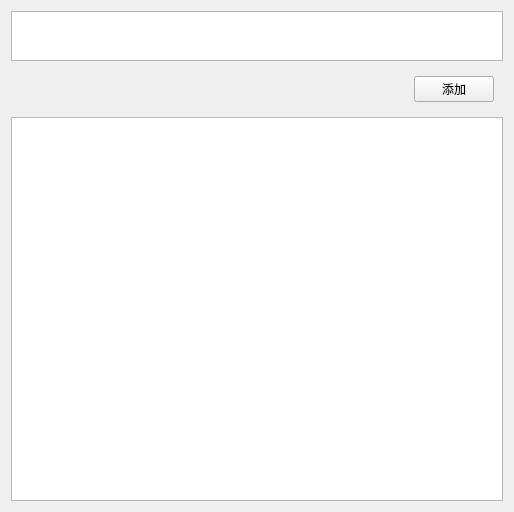
<?xml version="1.0" encoding="UTF-8"?>
<ui version="4.0">
 <class>Widget</class>
 <widget class="QWidget" name="Widget">
  <property name="geometry">
   <rect>
    <x>0</x>
    <y>0</y>
    <width>514</width>
    <height>512</height>
   </rect>
  </property>
  <property name="windowTitle">
   <string>Widget</string>
  </property>
  <layout class="QGridLayout" name="gridLayout">
   <item row="0" column="0">
    <widget class="QTextEdit" name="textEdit">
     <property name="maximumSize">
      <size>
       <width>16777215</width>
       <height>50</height>
      </size>
     </property>
    </widget>
   </item>
   <item row="1" column="0">
    <widget class="QWidget" name="widget" native="true">
     <layout class="QHBoxLayout" name="horizontalLayout">
      <item>
       <spacer name="horizontalSpacer">
        <property name="orientation">
         <enum>Qt::Horizontal</enum>
        </property>
        <property name="sizeHint" stdset="0">
         <size>
          <width>367</width>
          <height>20</height>
         </size>
        </property>
       </spacer>
      </item>
      <item>
       <widget class="QPushButton" name="pushButton">
        <property name="text">
         <string>添加</string>
        </property>
       </widget>
      </item>
     </layout>
    </widget>
   </item>
   <item row="2" column="0">
    <widget class="QListWidget" name="listWidget"/>
   </item>
  </layout>
 </widget>
 <resources/>
 <connections/>
</ui>
